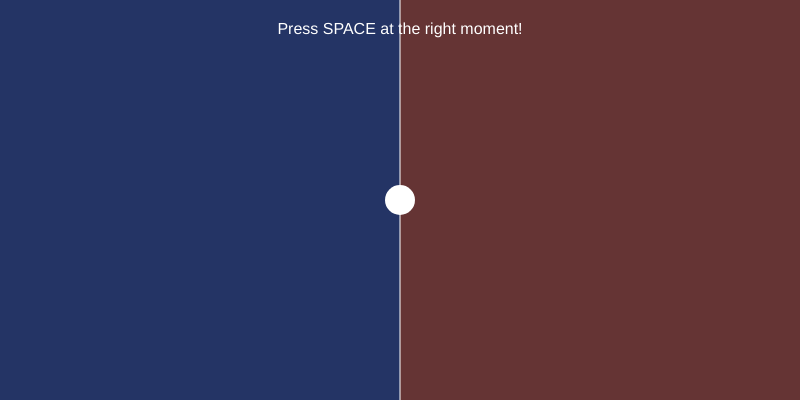
Frame 1 (no input)
Frame 60 (no input): identical to frame 1, image omitted
Frame 120 (the mouse pressed at the canvas centre since frame 60): identical to frame 1, image omitted

The p5.js sketch that drew this single still picture (run headless with seeded random() and noise() and a simulated clock; from frame 60 on, the mouse is pressed at the canvas centre):

// p5.js sketch
// ── sketch.js
let markerX;
let speed = 0;
let gameOver = false;
let winner = "";

function setup() {
  createCanvas(800, 400);
  markerX = width / 2;
  textAlign(CENTER, CENTER);
}

function draw() {
  background(30);

  // Zones
  noStroke();
  fill(50, 100, 255, 80); // Player 1 zone (left)
  rect(0, 0, width / 2, height);

  fill(255, 100, 100, 80); // Player 2 zone (right)
  rect(width / 2, 0, width / 2, height);

  // Center line
  stroke(255);
  line(width / 2, 0, width / 2, height);

  // Marker
  noStroke();
  fill(255);
  ellipse(markerX, height / 2, 30, 30);

  // Movement
  if (!gameOver) {
    markerX += speed;
    speed *= 0.95; // friction
  }

  // Win conditions
  if (markerX < 20) {
    gameOver = true;
    winner = "Player 2 Wins!";
  } else if (markerX > width - 20) {
    gameOver = true;
    winner = "Player 1 Wins!";
  }

  // UI text
  fill(255);
  textSize(16);
  text("Press SPACE at the right moment!", width / 2, 30);

  if (gameOver) {
    textSize(40);
    text(winner, width / 2, height / 2);
    textSize(20);
    text("Press R to restart", width / 2, height / 2 + 50);
  }
}

function keyPressed() {
  if (key === ' ') {
    if (!gameOver) {
      // Determine which side marker is on
      if (markerX < width / 2) {
        // Left side → Player 1 advantage
        speed += 5;
      } else {
        // Right side → Player 2 advantage
        speed -= 5;
      }
    }
  }

  if (key === 'r' || key === 'R') {
    restartGame();
  }
}

function restartGame() {
  markerX = width / 2;
  speed = 0;
  gameOver = false;
  winner = "";
}
